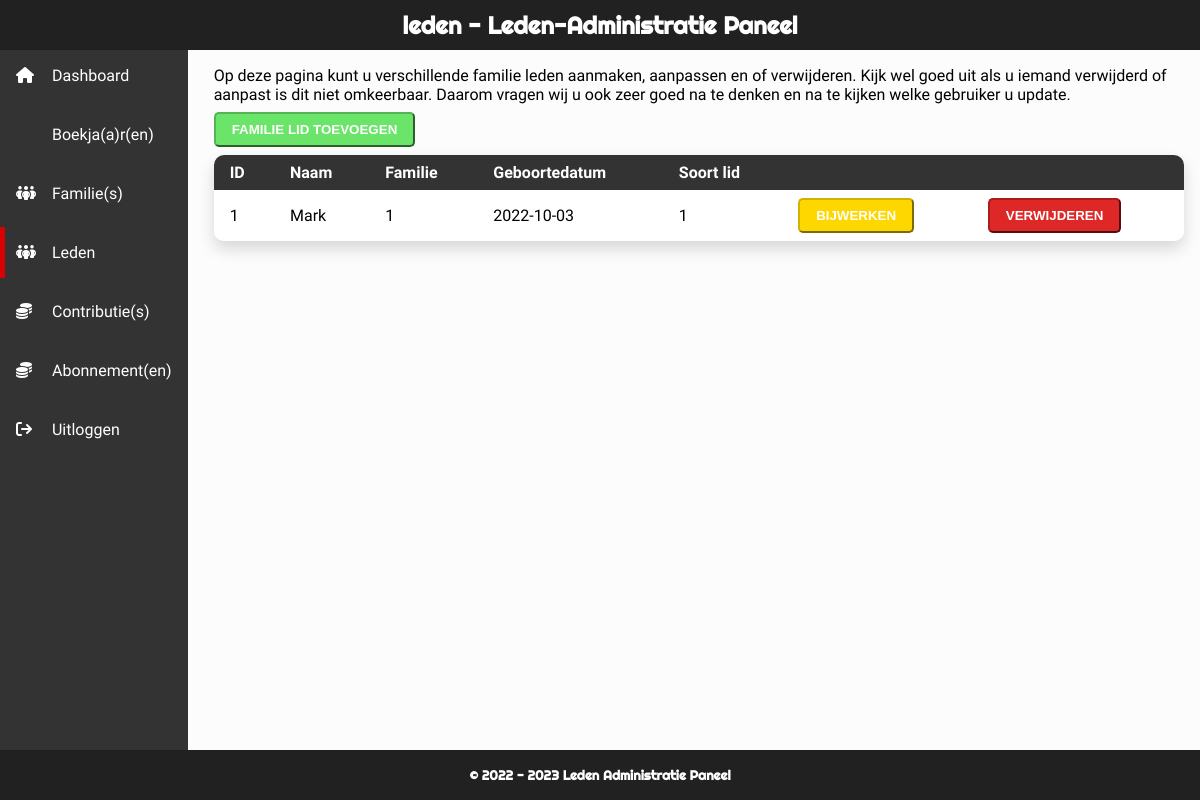
The page /leden.php (signed in) on the database its author committed.
### tables this page shows
CREATE TABLE `familielid` (
  `ID` int(100) NOT NULL,
  `Naam` varchar(255) NOT NULL,
  `Familie` int(11) NOT NULL,
  `Geboortedatum` date NOT NULL,
  `SoortLid` int(100) NOT NULL
);

### mvc/controller/controller.php (called while the page is built, shortened)
<?php
include_once("./mvc/model/Model.php");
class Controller {
    public $model;
    public function __construct() {
        $this->model = new Model();
    }
    public function listFamilyMembers() {
        $FamilyMembers = $this->model->getFamilyMembersList();
        include './mvc/view/familymemberslist.php';
    }
}

### mvc/model/Model.php (called while the page is built, shortened)
<?php
include_once("./mvc/model/FamilyMember.php");
class Model {
    public function getFamilyMembersList() {
        include 'inc/process/connect.php';
        $familyMembers = array();
        try {
            $stmt = $conn->prepare("SELECT * FROM familielid");
            $stmt->execute();
            while ($row = $stmt->fetch(PDO::FETCH_ASSOC)) {
                $familyMembers[] = new FamilyMember($row['ID'], $row['Naam'], $row['Familie'], $row['Geboortedatum'], $row['SoortLid']);
            }
        } catch(PDOException $e) {
            echo "Foutmelding: " . $e->getMessage();
        }
        return $familyMembers;
    }
}
?>

### mvc/model/FamilyMember.php (called while the page is built, shortened)
<?php
class FamilyMember {
    public function __construct($ID, $name, $family, $birthdate, $memberType) {
        $this->ID = $ID;
        $this->name = $name;
        $this->family = $family;
        $this->birthdate = $birthdate;
        $this->memberType = $memberType;
    }
}
?>

### mvc/view/familymemberslist.php (the view)
<table>
    <thead>
        <tr>
            <th>ID</th>
            <th>Naam</th>
            <th>Familie</th>
            <th>Geboortedatum</th>
            <th>Soort lid</th>
            <th colspan="2">&nbsp;</th>
        </tr>
    </thead>
    <tbody>
        <?php foreach ($FamilyMembers as $familyMember) { ?>
            <tr>
                <td><?php echo $familyMember->ID; ?></td>
                <td><?php echo $familyMember->name; ?></td>
                <td><?php echo $familyMember->family; ?></td>
                <td><?php echo $familyMember->birthdate; ?></td>
                <td><?php echo $familyMember->memberType; ?></td>
                <td>
                    <a href="./leden.php?action=update&id=<?php echo $familyMember->ID; ?>">
                        <button class="watchout">Bijwerken</button>
                    </a>
                </td>
                <td>
                    <a href="./leden.php?action=delete&id=<?php echo $familyMember->ID; ?>">
                        <button class="failure">Verwijderen</button>
                    </a>
                </td>
            </tr>
        <?php } ?>
    </tbody>
</table>

### inc/templates/header.php (style rules this page uses)
:root { --top-bottom-height: 50px; --grid-gap: 0px; --font-righteous: 'Righteous', cursive; --font-sarabun: 'Sarabun', sans-serif; --body-background: #fcfcfc; --body-color: #fff; --content-color: #000; }
p, a, th, td { font-family: var(--font-sarabun); margin-top: 0; margin-bottom: .5rem; }
body { display: grid; grid-template-columns: auto auto auto auto auto auto auto auto auto auto auto auto; gap: var(--grid-gap); margin: 0; background: var(--body-background); color: var(--body-color); }
button { padding: .5rem 1rem; border-radius: 5px; text-transform: uppercase; font-weight: 700; transition: all .5s ease; }
button.watchout { border-color: #d1b200; background-color: #ffd700; color: white; }
button.failure { border-color: #a91d1d; background-color: #de2727; color: white; }
table { border-collapse: collapse; width: 100%; box-shadow: 0 .5rem 1rem rgba(0,0,0, .15); border-radius: 10px; margin: 0.5rem 0; }
table th { font-weight: bold; text-align: start; background: #333333; color: white; }
table thead tr:first-of-type th:first-of-type { border-top-left-radius: 10px; }
table thead tr:first-of-type th:last-of-type { border-top-right-radius: 10px; }
table tbody tr:last-of-type td:first-of-type { border-bottom-left-radius: 10px; }
table tbody tr:last-of-type td:last-of-type { border-bottom-right-radius: 10px; }
table th, table td { padding: 0.5rem 1rem; }
table tbody tr:nth-child(odd) { background: #fff; }

### rows shown on the page
familielid: ID "1", Naam "Mark", Familie "1", Geboortedatum "2022-10-03", SoortLid "1"

### other values the page prints
basename(substr($_SERVER['SCRIPT_NAME'], 1), '.php') "leden"
